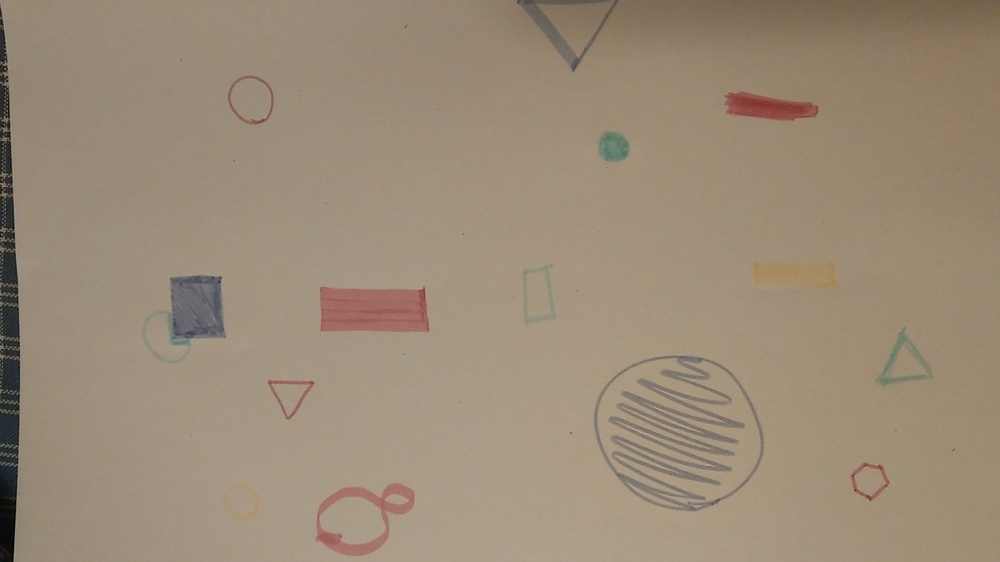
#> input picture shape/midframe170.jpg, 1000 x 562 px, shrunk from 1920 x 1080 before the run
$ python center_of_shape.py --image midframe170.jpg
#> lines starting #> are read from the running program, lines starting #| are printed output that depends on the picture; after the words box and inside, x2 and y2 are one past the last pixel; in counts of white or black regions, pixels touching at a corner belong together
# Quelle: https://www.pyimagesearch.com/2016/02/01/opencv-center-of-contour/
# Ergänzende Quelle wg division by zero error line 39/40 (aus Skript): https://learnopencv.com/find-center-of-blob-centroid-using-opencv-cpp-python/
# weitere: https://docs.opencv.org/3.4/dd/d49/tutorial_py_contour_features.html
# https://docs.opencv.org/2.4/modules/imgproc/doc/structural_analysis_and_shape_descriptors.html

# import the necessary packages
import argparse
import imutils
import cv2

# construct the argument parse and parse the arguments
ap = argparse.ArgumentParser()
ap.add_argument("-i", "--image", required=True,
	help="path to the input image")
args = vars(ap.parse_args())

# load the image, convert it to grayscale, blur it slightly,
# and threshold it
image = cv2.imread(args["image"])
#> image is the input picture: shape (562, 1000, 3); mean B, G, R 119, 139.4, 155.7
gray = cv2.cvtColor(image, cv2.COLOR_BGR2GRAY)
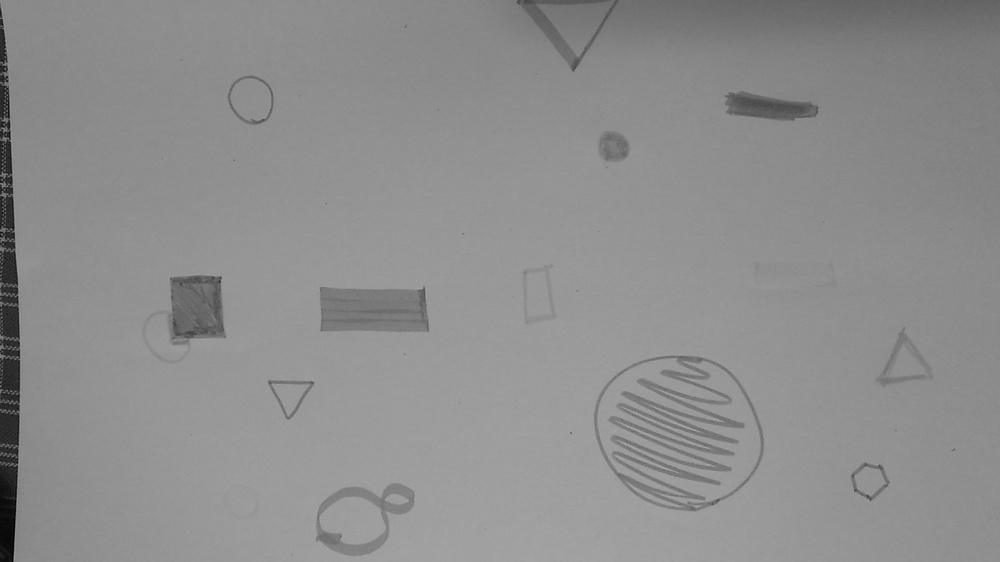
#> gray: shape (562, 1000); min 0, max 173, mean 141.9
blurred = cv2.GaussianBlur(gray, (5, 5), 0)
thresh = cv2.threshold(blurred, 60, 255, cv2.THRESH_BINARY)[1]
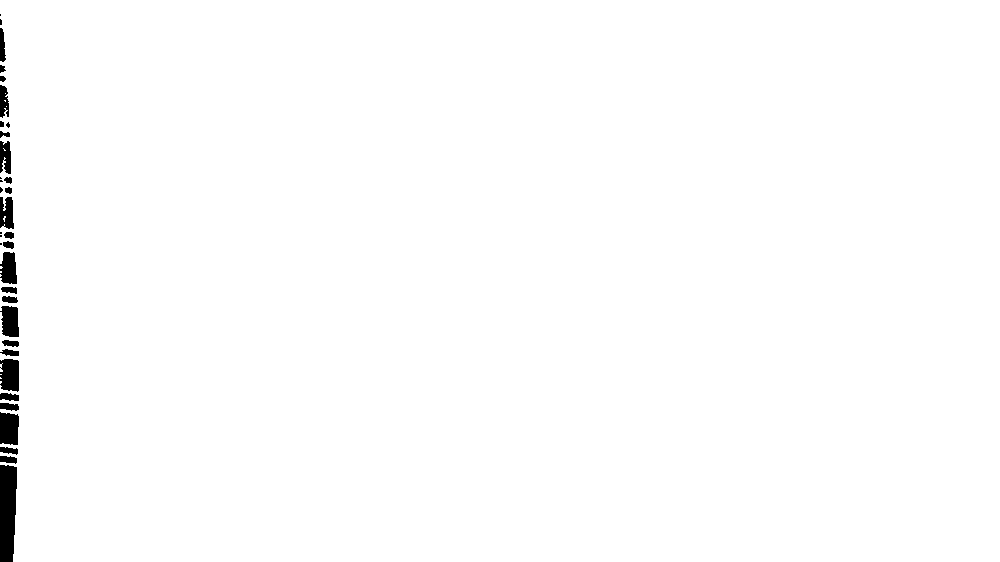
#> thresh: shape (562, 1000); 99% white; 34 black regions (9 under 20 px)

# find contours in the thresholded image
cnts = cv2.findContours(thresh.copy(), cv2.RETR_EXTERNAL,
	cv2.CHAIN_APPROX_SIMPLE)
#> cnts = 13 contours, 12 with area under 20; largest, box (x1, y1, x2, y2) and area: (0, 0, 1000, 562) 554842
cnts = imutils.grab_contours(cnts)

# loop over the contours
for c in cnts:
	# compute the center of the contour
	M = cv2.moments(c)
	if M["m00"] != 0:
		cX = int(M["m10"] / M["m00"])
		cY = int(M["m01"] / M["m00"])
	else:
		cX, cY = 0, 0

	#cX = int(M["m10"] / M["m00"])
	#cY = int(M["m01"] / M["m00"])

	# draw the contour and center of the shape on the image
	cv2.drawContours(image, [c], -1, (0, 255, 0), 2)
	cv2.circle(image, (cX, cY), 7, (255, 255, 255), -1)
	cv2.putText(image, "center", (cX - 20, cY - 20),
		cv2.FONT_HERSHEY_SIMPLEX, 0.5, (255, 255, 255), 2)

	# show the image
	cv2.imshow("Image", image)
	cv2.waitKey(0)
#> this loop made 13 passes
#> (c, cX, cY) on passes 1, 2, 3, 5, 6, 9, 10, 11, 12: ([[0, 381], [0, 383], [1, 382], [1, 381]], 0, 381), ([[0, 377], [0, 378], [1, 378]], 0, 377), ([[0, 374], [1, 374]], 0, 0), ([[0, 274], [0, 276], [1, 275]], 0, 275), ([[0, 271], [0, 272], [1, 272], [1, 271]], 0, 271), ([[3, 148], [4, 149], [4, 150], [5, 150]], 4, 149), ([[6, 106]], 0, 0), ([[4, 100], [5, 101], [5, 100]], 4, 100), ([[5, 93]], 0, 0)
#> (cX, cY) on passes 4, 7, 8, 13: (0, 368), (0, 267), (3, 217), (504, 279)
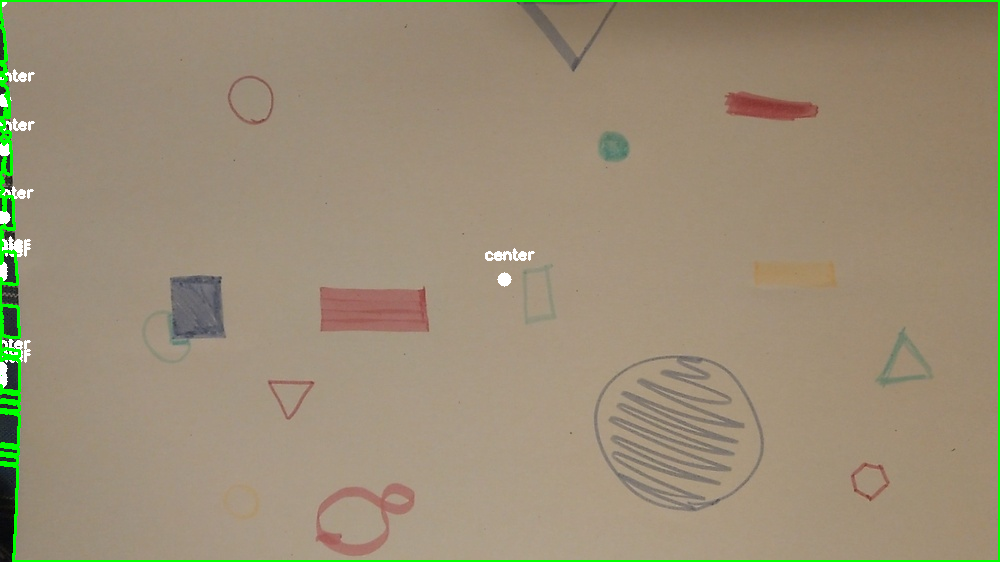
#> image: shape (562, 1000, 3); 1.92% of pixels changed, all inside (x1, y1, x2, y2) = (0, 0, 1000, 562)
